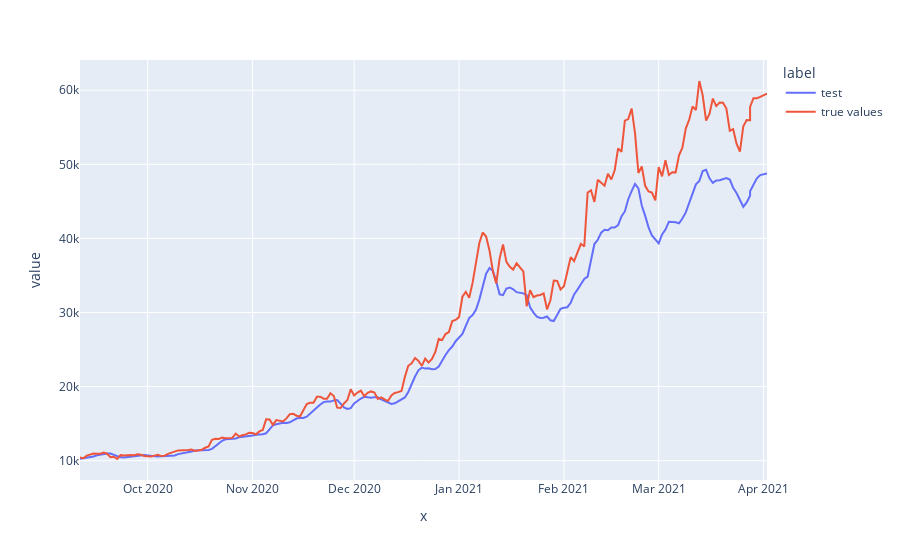

Notebook code for this chart:
### Code cell
num_val = 200
fig = px.line(df_pred[-num_val:], x = df_pred.index[-num_val:], y = "value", color="label")
fig.add_trace(go.Scatter(x = df_test.index[-num_val:], y = df_test.values[-num_val:], name = "true values"))
fig.show()

### Figure 1 — Plotly figure (JSON) as saved in the notebook; plotly's stock layout.template omitted (floating-point values rounded to 4 significant figures; data arrays with more than 128 entries replaced by an {"elided": "..."} marker saying what was removed)
{"data": [{"hovertemplate": "label=test<br>x=%{x}<br>value=%{y}<extra></extra>", "legendgroup": "test", "line": {"color": "#636efa", "dash": "solid"}, "mode": "lines", "name": "test", "orientation": "v", "showlegend": true, "type": "scatter", "x": {"elided": "200 str values"}, "xaxis": "x", "y": {"elided": "200 float values"}, "yaxis": "y"}, {"name": "true values", "type": "scatter", "x": {"elided": "200 str values"}, "y": {"elided": "200 float values"}}], "layout": {"autosize": true, "legend": {"title": {"text": "label"}, "tracegroupgap": 0}, "margin": {"t": 60}, "xaxis": {"anchor": "y", "autorange": true, "domain": [0, 1], "range": ["2020-09-11", "2021-04-02"], "title": {"text": "x"}, "type": "date"}, "yaxis": {"anchor": "x", "autorange": true, "domain": [0, 1], "range": [7392.0, 64080.0], "title": {"text": "value"}, "type": "linear"}}}
